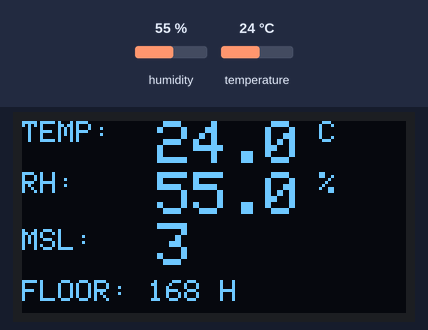
The program below on a simulated ESP32. Parts: 128×64 one-colour display. The inputs (shaded band) are chosen by the test bench; at power-on: humidity 55 %, temperature 24 °C. What the program prints to the serial monitor is not drawn.

Above: at 3.2 s.
3.3 s: humidity set to 68 %
At 5.0 s:
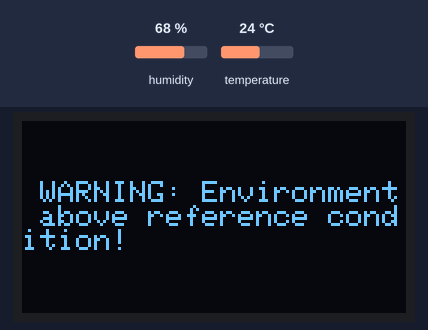
9.3 s: humidity set to 62 %
At 10.29 s:
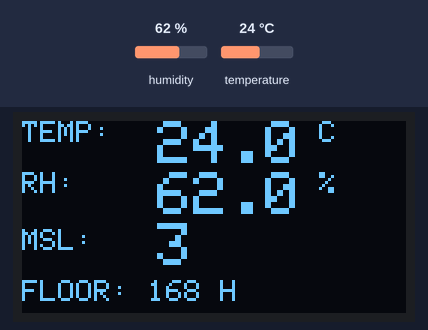
12.0 s: humidity set to 59 %
At 13.8 s:
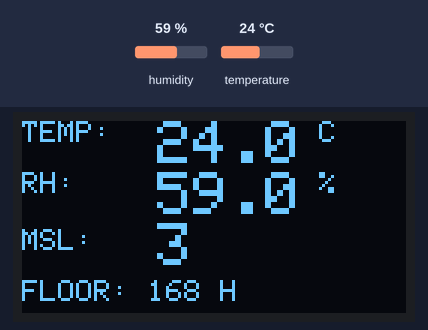
14.7 s: temperature set to 12 °C
At 16.7 s:
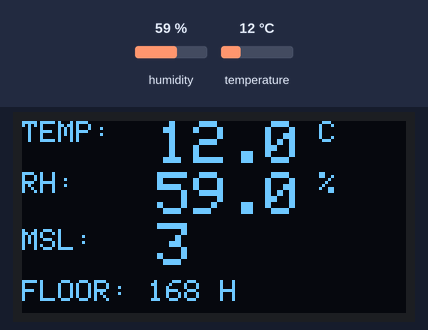
17.9 s: temperature set to 19 °C
At 19.4 s:
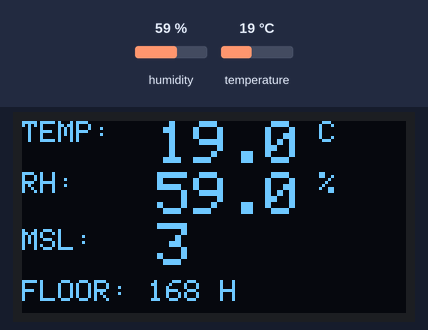
Timing chart, 0 to 20.9 s (numbered marks = the images above; inputs shaded):
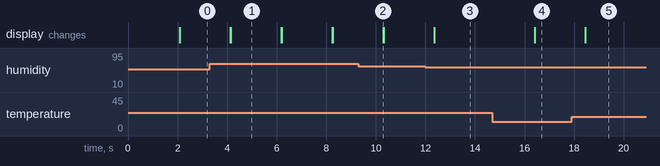

Measured:
- after the input at 3.3 s, the display: first changes after 0.82 s (image 1 shows a later state)
- after the input at 9.3 s, the display: changes after 0.99 s (image 2)
- after the input at 12.0 s, the display: changes after 0.35 s (image 3)
- after the input at 14.7 s, the display: changes after 1.7 s (image 4)
- after the input at 17.9 s, the display: changes after 0.54 s (image 5)
- what the display in image 1 shows lasts 2.1 s, from 4.1 s to 6.2 s

The program:

main.cpp
```cpp
#include <Arduino.h>
#include <Wire.h>
#include <Adafruit_GFX.h>
#include <Adafruit_SSD1306.h>
#include <DHT.h>

// =========================
// SHT22
// =========================
#define SHT22_PIN 15
#define DHT_TYPE DHT22

DHT sht22(SHT22_PIN, DHT_TYPE);

// =========================
// OLED SSD1306
// =========================
#define SCREEN_WIDTH 128
#define SCREEN_HEIGHT 64

#define OLED_SDA 5
#define OLED_SCL 4
#define OLED_ADDR 0x3C

Adafruit_SSD1306 display(
    SCREEN_WIDTH,
    SCREEN_HEIGHT,
    &Wire,
    -1
);

// =========================
// MSL
// =========================
#define MSL_LEVEL 3

const char* getFloorLife(int msl)
{
    switch (msl)
    {
        case 1:
            return "UNLIMITED";

        case 2:
            return "1 YEAR";

        case 3:
            return "168 H";

        case 4:
            return "72 H";

        case 5:
            return "48 H";

        case 6:
            return "TOL";

        default:
            return "UNKNOWN";
    }
}

// =========================
// SETUP
// =========================
void setup()
{
    Serial.begin(115200);

    // Start SHT22
    sht22.begin();

    // Start I2C
    Wire.begin(OLED_SDA, OLED_SCL);

    // Start OLED
    if (!display.begin(
            SSD1306_SWITCHCAPVCC,
            OLED_ADDR))
    {
        Serial.println("OLED NOT FOUND!");

        while (1)
        {
            delay(1000);
        }
    }

    display.clearDisplay();
    display.setTextColor(SSD1306_WHITE);

    display.setTextSize(1);
    display.setCursor(20, 25);
    display.println("MSL MONITOR");

    display.display();

    delay(2000);
}

// =========================
// LOOP
// =========================
void loop()
{
    float temperature = sht22.readTemperature();
    float humidity = sht22.readHumidity();

    // Check sensor
    if (isnan(temperature) || isnan(humidity))
    {
        Serial.println("Failed to read SHT22!");

        display.clearDisplay();

        display.setTextSize(2);
        display.setCursor(10, 25);
        display.println("SENSOR ERR");

        display.display();

        delay(500);

        return;
    }

    // =========================
    // Serial Monitor
    // =========================

    Serial.print("Temperature: ");
    Serial.print(temperature);
    Serial.println(" C");

    Serial.print("Humidity: ");
    Serial.print(humidity);
    Serial.println(" %");

    Serial.print("MSL: ");
    Serial.println(MSL_LEVEL);

    Serial.print("Floor Life: ");
    Serial.println(getFloorLife(MSL_LEVEL));

    // =========================
    // OLED
    // =========================

    display.clearDisplay();

    display.setTextSize(1);

    // Temperature
    display.setCursor(0, 0);
    display.print("TEMP: ");

    display.setTextSize(2);
    display.setCursor(45, 0);
    display.print(temperature, 1);

    display.setTextSize(1);
    display.print(" C");

    // Humidity
    display.setCursor(0, 17);
    display.print("RH:   ");

    display.setTextSize(2);
    display.setCursor(45, 17);
    display.print(humidity, 1);

    display.setTextSize(1);
    display.print(" %");

    // MSL
    display.setCursor(0, 36);
    display.print("MSL:  ");

    display.setTextSize(2);
    display.setCursor(45, 34);
    display.print(MSL_LEVEL);

    // Floor life
    display.setTextSize(1);
    display.setCursor(0, 53);
    display.print("FLOOR: ");

    display.setTextSize(1);
    display.print(getFloorLife(MSL_LEVEL));

    display.display();

    // =========================
    // WARNING
    // =========================

    if (temperature > 30.0 || humidity > 60.0)
    {
        Serial.println("WARNING: Environment above reference condition!");
        display.clearDisplay();
        display.setTextSize(1);
        display.setCursor(0, 20);
        display.print(" WARNING: Environment above reference condition!");
        display.display();
    }

    delay(2000);
}
```
